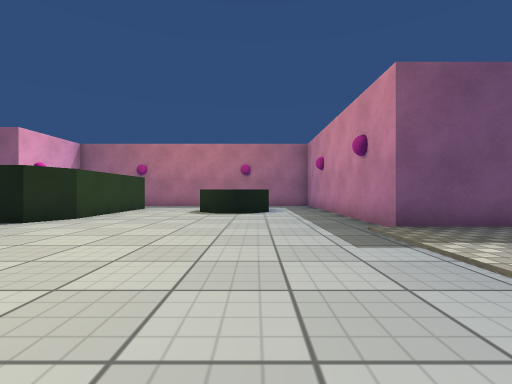
[1] (above)

16 first-person views from a walk through a scene from a Unity 3-D project. The camera is 0.67 m above the floor, looks level and sees 85° across. The floor is counted in squares, 1 m on a side. Each view is taken from the middle of a square. On the plan, view 1 faces up. The plan holds only what a view shows up to about 9 squares ahead; the rest is blank. Surface patterns are stand-ins for the level's own textures.

[2]
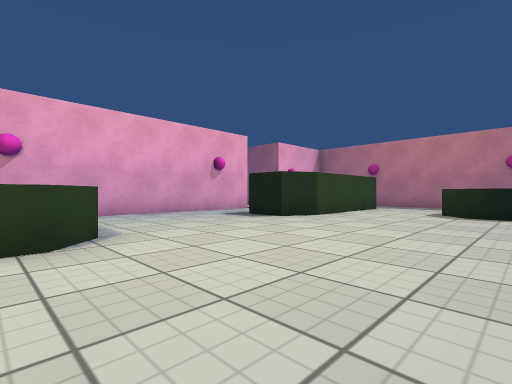

[3]
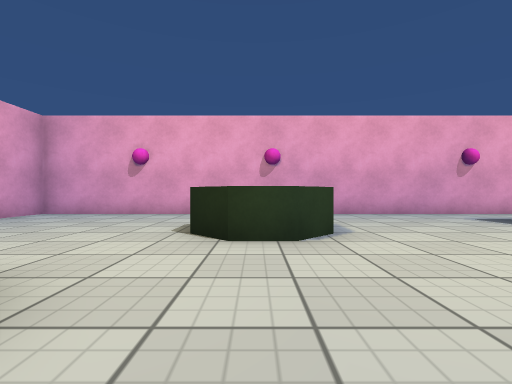

[4]
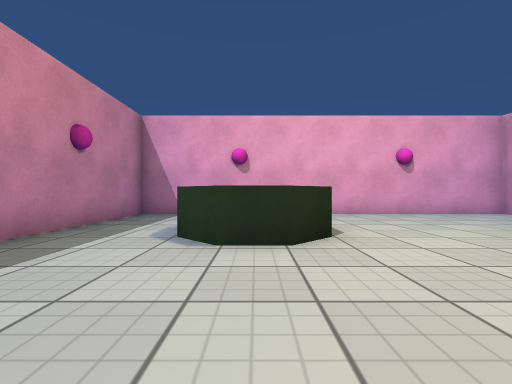

[5]
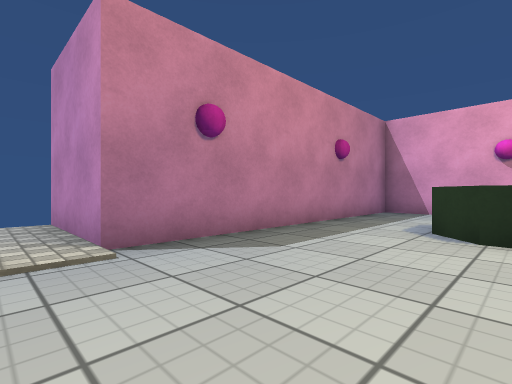

[6]
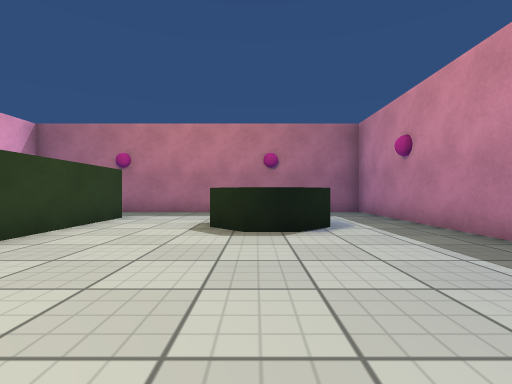

[7]
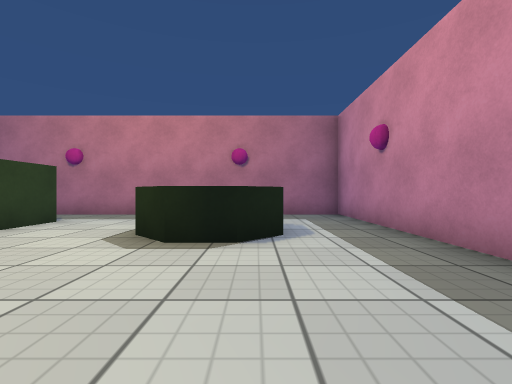

[8]
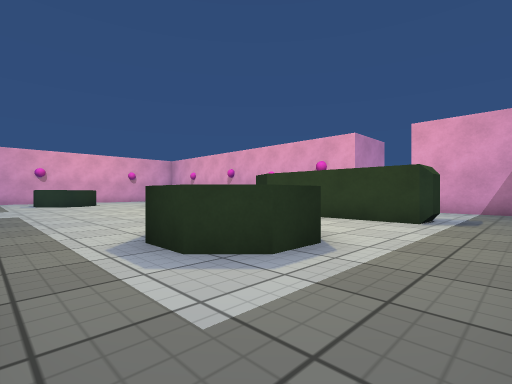

[9]
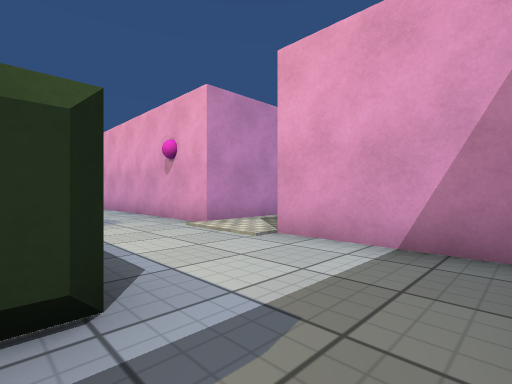

[10]
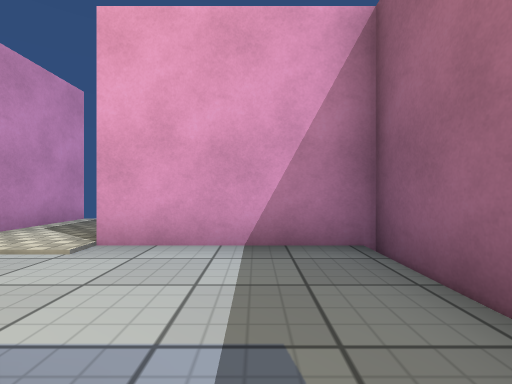

[11]
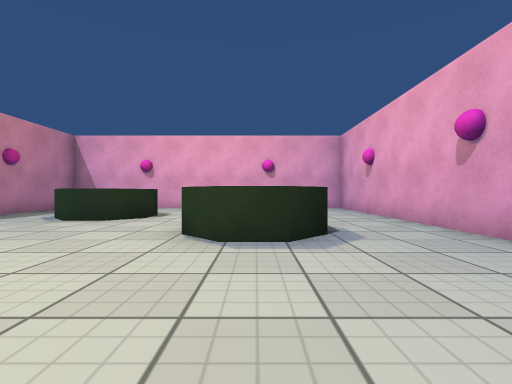

[12]
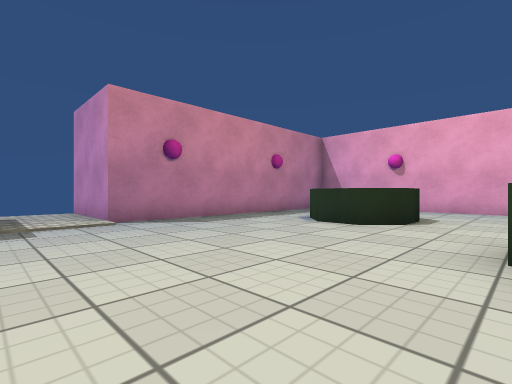

[13]
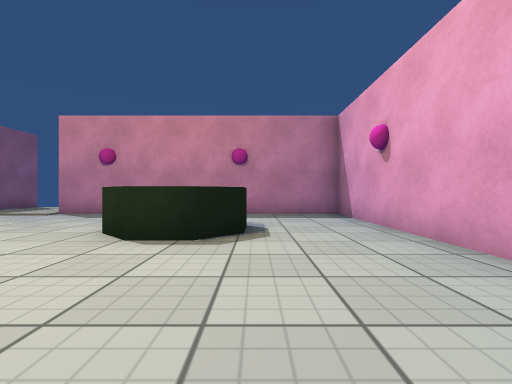

[14]
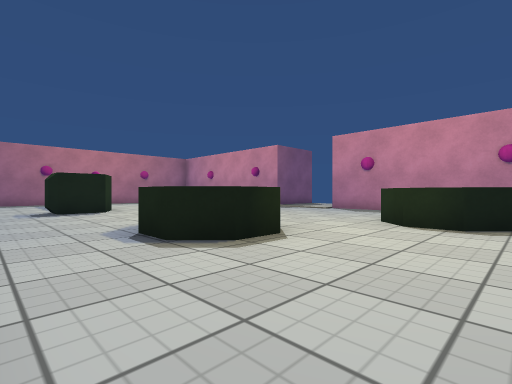

[15]
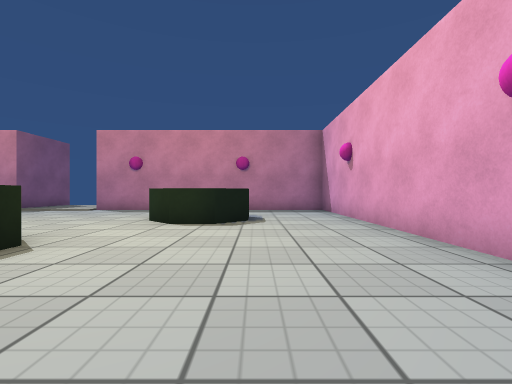

[16]
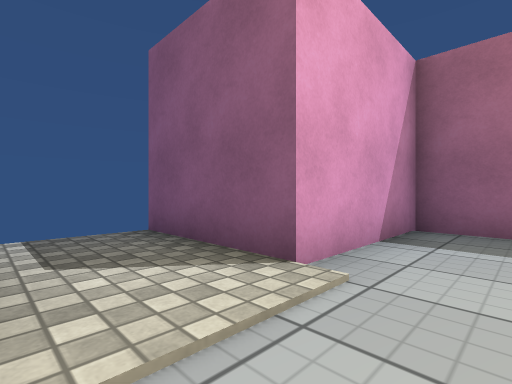

### Floor plan
Key: @ floor where view 1 was taken; # wall or solid block; . main floor; : floor 0.05 m higher than the main floor; ^ raised ledge.
Columns run from 12 left of view 1 to 6 right of it. Each row starts with its distance up from view 1.
 14    #############
 13    #...........#
 12    #...........#
 11    #...#...^^..#
 10 ####...#..^ ^..#
  9  ::::..#...^^..#
  8 ####:..#.......#
  7    #..##.......#
  6    #..##.......#
  5    #...........###
  4    #...........:::
  3    #...........:::
  2    #...........####
  1    #..^^^......#
  0    #..^ ^...@..#
 -1    #...^.......#
 -2    #......^^^..#
 -3    #......^ ^..#
 -4    #.......^...#
 -5    #...........#
 -6    #...........#
 -7    #############

Where each view was taken, in squares from view 1:
view 1: 0 up, 0 right, facing up
view 2: 0 up, 0 right, facing up-left
view 3: 0 up, 0 right, facing left
view 4: 2 up, 1 left, facing down
view 5: 3 up, 1 left, facing down-right
view 6: 4 up, 1 left, facing up
view 7: 5 up, 0 right, facing up
view 8: 13 up, 2 right, facing down-left
view 9: 13 up, 5 left, facing down-left
view 10: 12 up, 5 left, facing left
view 11: 5 up, 5 left, facing down
view 12: 4 up, 4 left, facing down-right
view 13: 4 down, 6 left, facing right
view 14: 4 down, 8 left, facing up-right
view 15: 4 down, 8 left, facing right
view 16: 8 up, 7 left, facing up-left
